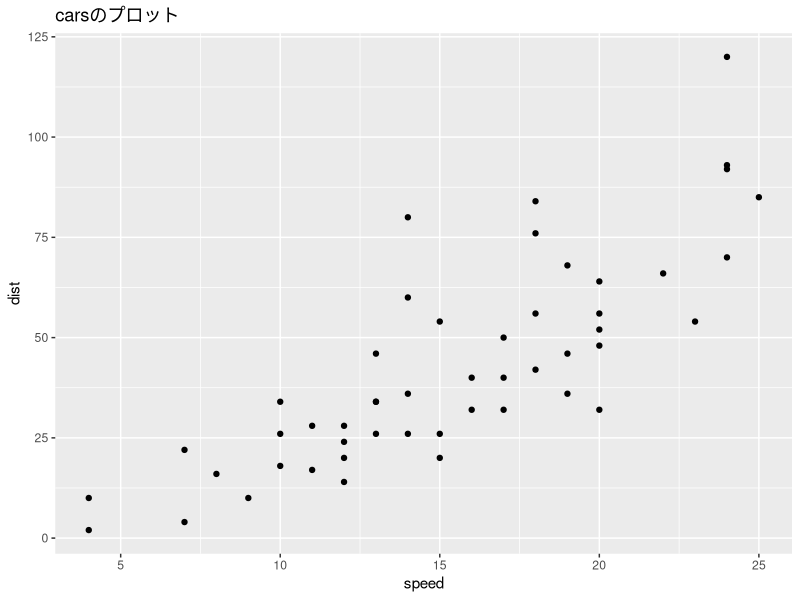

Write the R code that produced this figure.
## ---- chunk 1
library(tidyverse)
## ---- chunk 2
cars %>% ggplot(aes(x = speed, y = dist)) + 
  geom_point() + 
  labs(title = "carsのプロット")
